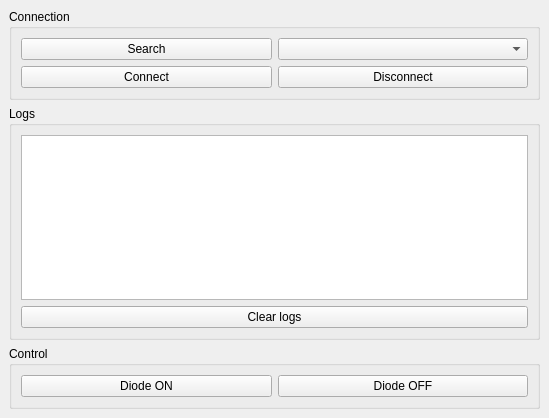
<?xml version="1.0" encoding="UTF-8"?>
<ui version="4.0">
 <class>MainWindow</class>
 <widget class="QMainWindow" name="MainWindow">
  <property name="geometry">
   <rect>
    <x>0</x>
    <y>0</y>
    <width>549</width>
    <height>418</height>
   </rect>
  </property>
  <property name="windowTitle">
   <string>MainWindow</string>
  </property>
  <widget class="QWidget" name="centralwidget">
   <layout class="QGridLayout" name="gridLayout">
    <item row="0" column="0">
     <widget class="QGroupBox" name="groupBoxConnection">
      <property name="title">
       <string>Connection</string>
      </property>
      <layout class="QGridLayout" name="gridLayout_2">
       <item row="1" column="0">
        <widget class="QPushButton" name="pushButtonConnect">
         <property name="text">
          <string>Connect</string>
         </property>
        </widget>
       </item>
       <item row="1" column="1">
        <widget class="QPushButton" name="pushButtonDisconnect">
         <property name="text">
          <string>Disconnect</string>
         </property>
        </widget>
       </item>
       <item row="0" column="0">
        <widget class="QPushButton" name="pushButtonSearch">
         <property name="text">
          <string>Search</string>
         </property>
        </widget>
       </item>
       <item row="0" column="1">
        <widget class="QComboBox" name="comboBoxDevices"/>
       </item>
      </layout>
     </widget>
    </item>
    <item row="1" column="0">
     <widget class="QGroupBox" name="groupBoxLogs">
      <property name="title">
       <string>Logs</string>
      </property>
      <layout class="QGridLayout" name="gridLayout_4">
       <item row="0" column="0">
        <widget class="QTextEdit" name="textEditLogs"/>
       </item>
       <item row="1" column="0">
        <widget class="QPushButton" name="pushButton">
         <property name="text">
          <string>Clear logs</string>
         </property>
        </widget>
       </item>
      </layout>
     </widget>
    </item>
    <item row="2" column="0">
     <widget class="QGroupBox" name="groupBox">
      <property name="title">
       <string>Control</string>
      </property>
      <layout class="QGridLayout" name="gridLayout_3">
       <item row="0" column="0">
        <widget class="QPushButton" name="pushButtonON">
         <property name="text">
          <string>Diode ON</string>
         </property>
        </widget>
       </item>
       <item row="0" column="1">
        <widget class="QPushButton" name="pushButtonOFF">
         <property name="text">
          <string>Diode OFF</string>
         </property>
        </widget>
       </item>
      </layout>
     </widget>
    </item>
   </layout>
  </widget>
 </widget>
 <resources/>
 <connections/>
</ui>
